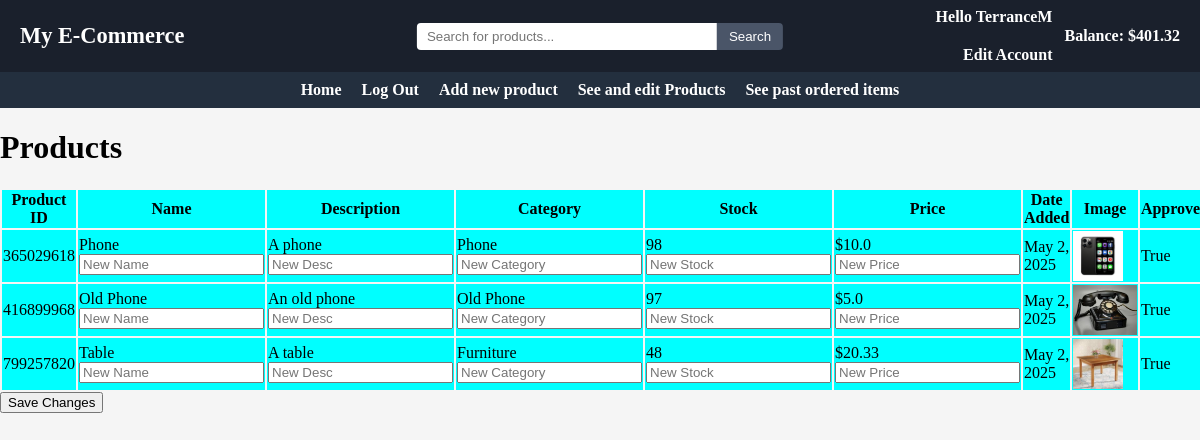
/863026096/sell/items, run on an earlier commit of the app's database.
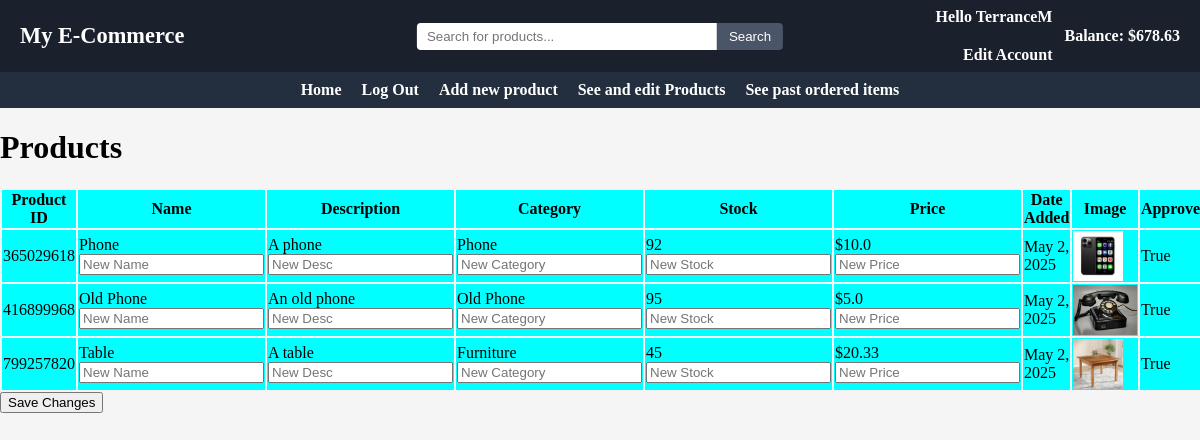
And on a later commit of the database.
### main/models.py (models this page shows, shortened)
class User(models.Model):
    userID = models.BigIntegerField(primary_key=True)
    username = models.CharField(max_length=50, unique=True)
    password = models.CharField(max_length=200)
    email = models.EmailField()
    role = models.SmallIntegerField()
    balance = models.FloatField(default=0)
    approved = models.BooleanField(default=False)

class Item(models.Model):
    itemID = models.BigIntegerField(primary_key=True)
    name = models.CharField(max_length=200)
    category = models.CharField(max_length=100)
    image = models.ImageField(upload_to='main/static/images', default='p')
    description = models.CharField(max_length=300)
    price = models.FloatField(default=0.0)
    stock = models.IntegerField(default=0)
    seller = models.ForeignKey(User, on_delete=models.CASCADE)
    date_added=models.DateField(default=date.today())
    approved = models.BooleanField(default=False)

### main/views.py (the view, shortened to what this page needs)
# urls.py: path("sell/items", views.viewProducts, name="sellView"),
def viewProducts(request, UserID=0):
    try:
        userData = User.objects.get(userID=UserID)
        if(userData.role == 0):
            messages.add_message(request, messages.SUCCESS, "This account was rejected by an admin. Please create a new account")
            userData.delete()
    except User.DoesNotExist:
        userData = 0
        items = Item.objects.filter(approved=True).order_by('name')[:20]
        return render(request, "index.html", {"userData": userData, "userID":UserID, "items":items})
    if(userData.role == 0):
        messages.add_message(request, messages.SUCCESS, "This account was rejected by an admin. Please create a new account")
        userData.delete()
    items = Item.objects.filter(seller=userData)
    for item in items.all():
        if item.price == 0:
            messages.add_message(request, messages.SUCCESS, f"{item.name}(ID: {item.itemID}) has been rejected by an admin")
            item.delete()
    items = Item.objects.filter(seller=userData)
    return render(request, "viewItems.html", context={"items":items, "userData":userData})

### main/templates/viewItems.html (shortened to what this page needs)
{% extends "base.html" %}
{%block content%}
{%block title%}<h1>Products</h1>{%endblock title%}
    <form method="POST" enctype="multipart/form-data" action="items">
        <table summary="Items">
            <colgroup>
                <col span="2" style="background-color:cyan">
                <col style="background-color:cyan">
                <col style="background-color:cyan">
                <col style="background-color:cyan">
                <col style="background-color:cyan">
                <col style="background-color:cyan">
                <col style="background-color:cyan">
                <col style="background-color:cyan">
              </colgroup>
            <th>Product ID</th>
            <th>Name</th>
            <th>Description</th>
            <th>Category</th>
            <th>Stock</th>
            <th>Price</th>
            <th>Date Added</th>
            <th>Image</th>
            <th>Approved</th>
            {%for item in items.all%}
                <tr>
                    <td>{{item.itemID}}</td>
                <td>{{item.name}}
                    <input type="text" id="name-input" placeholder="New Name" name="n{{item.itemID}}" value="">
                </td>
                <td>{{item.description}}
                    <input type="text" id="desc-input" placeholder="New Desc" name="d{{item.itemID}}" value="">
                </td>
                <td>{{item.category}}
                    <input type="text" id="category-input" placeholder="New Category" name="c{{item.itemID}}" value="">
                </td>
                <td>{{item.stock}}
                    <input type="number" id="stock-input" placeholder="New Stock" name="s{{item.itemID}}" min=0>
                </td>
                <td>${{item.price}}
                    <input type="number" id="price-input" placeholder="New Price" name="p{{item.itemID}}" min=0>
                </td>
                <td>{{item.date_added}}</td>
                <td><img src="{{item.image.url | slice:"5:"}}" alt="Product Image" height = 50>
                </td>
                <td>{{item.approved}}</td>
            </tr>
            {%endfor%}
        </table>
        <button type="submit", name="save", value="save">Save Changes</button>
    </form>
{%endblock content%}

### main/templates/base.html (shortened to what this page needs)
{% load static %}
<link rel="stylesheet" href="{% static 'css/styles.css' %}">
<header class="topbar">
  <div class="topbar-left">
    <h1 class="site-title">My E-Commerce</h1>
  </div>
  <div class="topbar-center">
    <form method="POST" action="/{%if userData.userID and userData.approved%}{{userData.userID}}/{% endif %}search/">
      <input type="text" name="search" placeholder="Search for products..." class="topbar-search"/>
      <button type="submit" name = "searchSubmit" value = "searchSubmit">Search</button>
    </form>
  </div>
  <div class="topbar-right">
    {% if userData.userID and userData.approved %}
      <a href="/{{userData.userID}}/edit" class="user-link">
        <span>Hello {{userData.username}}</span><br/>
        <span>Edit Account</span>
      </a>
      <span class="balance">Balance: ${{userData.balance}}</span>
    {% endif %}
  </div>
</header>
<header class="navbar">
    <nav class="navbar-menu">
        <ul class="nav-list">
            {%if not userData.userID%}
              <li><a href="/">Home</a></li>
              <li><a href="/login">Login</a></li>
              <li><a href="/create">Register</a></li>
            {%else%}
              <li><a href="/{{userData.userID}}/main">Home</a></li>
              <li><a href="/">Log Out</a></li>
                {%if userData.role == 3%}
                    <li><a href="/{{userData.userID}}/auth/users">Authenticate users</a></li>
                    <li><a href="/{{userData.userID}}/auth/items">Authenticate items</a></li>
                    <li><a href="/{{userData.userID}}/auth/monitorUsers">Monitor Users</a></li>
                    <li><a href="/{{userData.userID}}/auth/monitorItems">Monitor Products</a></li>
                    <li><a href="/{{userData.userID}}/auth/orders">Monitor Transactions</a></li>
                {%elif userData.role == 2%}
                    <li><a href="/{{userData.userID}}/sell/makeItem">Add new product</a></li>
                    <li><a href="/{{userData.userID}}/sell/items">See and edit Products</a></li>
                    <li><a href="/{{userData.userID}}/sell/orders">See past ordered items</a></li>
                {%elif userData.role == 1%}
                    <li><a href="/{{userData.userID}}/buy/cart">View Cart</a></li>
                    <li><a href="/{{userData.userID}}/buy/orders">See past orders</a></li>
                {%endif%}
          </ul>
          {%endif%}
    </nav>
  </header>
{%if not userData or userData.approved%}
  {%block content%}
  {%endblock content%}
{%endif%}

What changed in the data, as far as the page shows it:
changed User "TerranceM": balance "401.32" → "678.63"
changed Item "Phone": stock "98" → "92"
changed Item "Old Phone": stock "97" → "95"
changed Item "Table": stock "48" → "45"
